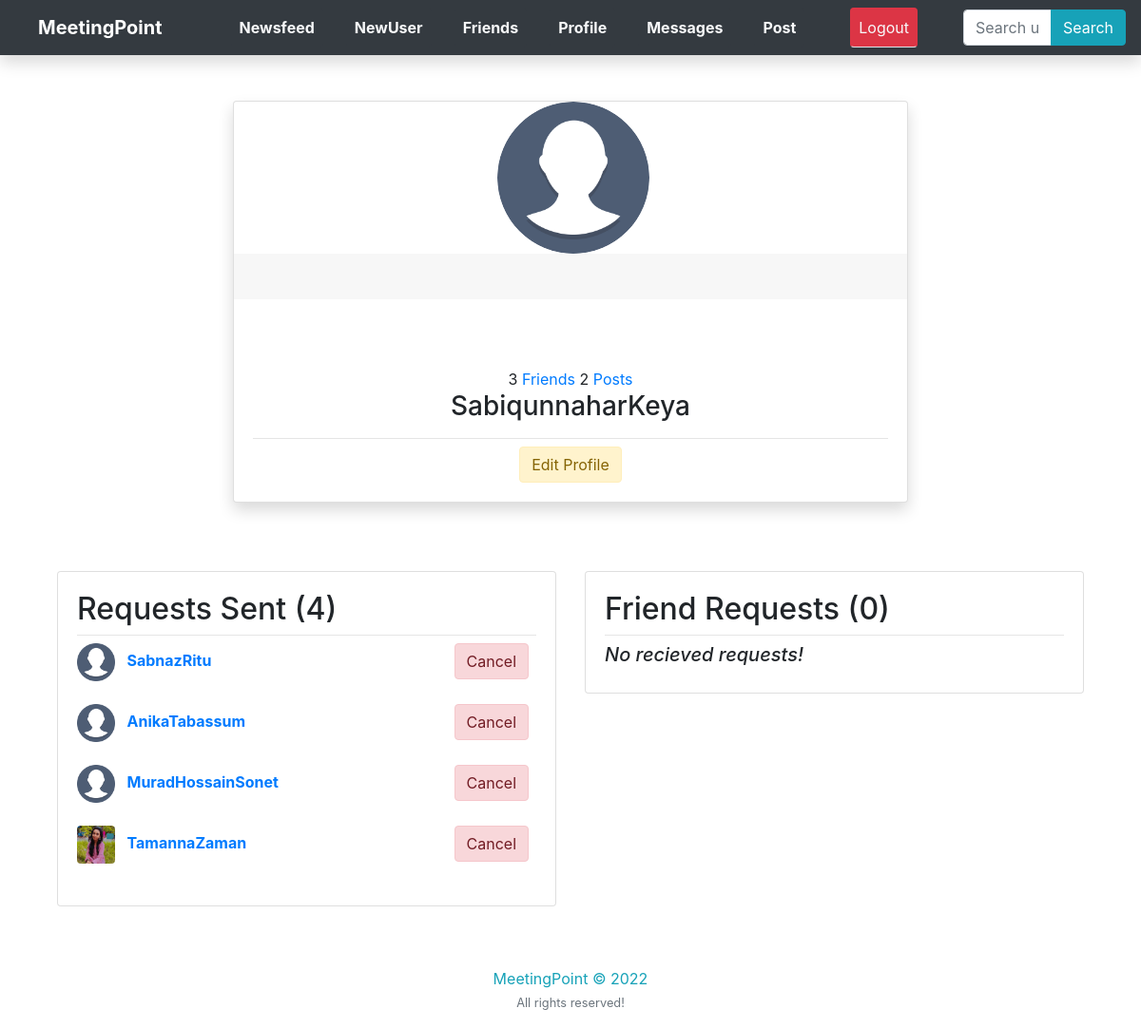
Screenshot of /my-profile/ (signed in) with the database file from the repository.
### newsfeed/models.py (models this page shows, shortened)
class Profile(models.Model):
    user = models.OneToOneField(User, on_delete=models.CASCADE)
    image = models.ImageField(default='profile_pics/default0.png', upload_to='profile_pics/')
    slug = AutoSlugField(populate_from='user')  # type: ignore
    bio = models.CharField(max_length=255, blank=True)
    friends = models.ManyToManyField("Profile", blank=True)
    def get_absolute_url(self):
        return "/users/{}".format(self.slug)

class FriendRequest(models.Model):
    to_user = models.ForeignKey(settings.AUTH_USER_MODEL, related_name='to_user', on_delete=models.CASCADE)
    from_user = models.ForeignKey(settings.AUTH_USER_MODEL, related_name='from_user', on_delete=models.CASCADE)
    timestamp = models.DateTimeField(auto_now_add=True)

### newsfeed/views.py (the view)
# urls.py: path('my-profile/', views.my_profile, name='my_profile'),
@login_required
def my_profile(request):
	p = request.user.profile
	you = p.user
	sent_friend_requests = FriendRequest.objects.filter(from_user=you)
	rec_friend_requests = FriendRequest.objects.filter(to_user=you)
	user_posts = Post.objects.filter(user_name=you)
	friends = p.friends.all()
	button_status = 'none'
	if p not in request.user.profile.friends.all():
		button_status = 'not_friend'
		if len(FriendRequest.objects.filter(
			from_user=request.user).filter(to_user=you)) == 1:
				button_status = 'friend_request_sent'
		if len(FriendRequest.objects.filter(
			from_user=p.user).filter(to_user=request.user)) == 1:
				button_status = 'friend_request_received'
	context = {
		'u': you,
		'button_status': button_status,
		'friends_list': friends,
		'sent_friend_requests': sent_friend_requests,
		'rec_friend_requests': rec_friend_requests,
		'post_count': user_posts.count
	}
	return render(request, "users/profile.html", context)

### newsfeed/templates/users/profile.html (shortened to what this page needs)
{% extends "feed/layout.html" %} {% load static %} {% block searchform %}
<form class="my-2 my-lg-0 ml-5 form-inline" action="{% url 'search_users' %}" method="get">
  <div class="input-group">
    <input class="form-control" name="q" type="text" placeholder="Search users.." />
    <div class="input-group-append">
      <button class="btn btn-info" type="submit">
        Search
      </button>
    </div>
  </div>
</form>
{% endblock searchform %} {% block content %}
<br /><br />
<div class="main-content">
  <div class="container mt-7">
    <div class="row">
      <div class="col-xl-8 m-auto order-xl-2 mb-5 mb-xl-0">
        <div class="card card-profile shadow">
          <div class="row justify-content-center">
            <div class="col-lg-3 order-lg-2">
              <div class="card-profile-image">
                <a href="{{ u.profile.image.url }}">
                  <img src="{{ u.profile.image.url }}" class="rounded-circle" width="160px" height="160px" />
                </a>
              </div>
            </div>
          </div>
          <div class="card-header text-center border-0 pt-8 pt-md-4 pb-0 pb-md-4"></div>
          <div class="card-body pt-0 pt-md-4">
            <div class="row">
              <div class="col">
                <div class="card-profile-stats d-flex justify-content-center mt-md-5">
                  <div>
                    <span class="heading">{{ u.profile.friends.count }}</span>
                    {% if request.user == u %}
                    <span class="description"><a href="{% url 'friend_list' %}">Friends</a></span>
                    {% else %}
                    <span class="description">Friends</span>
                    {% endif %}
                    <span class="heading">{{ post_count }}</span>
                    <span class="description"><a href="{% url 'user-posts' u.username %}">Posts</a></span>
                  </div>
                </div>
              </div>
            </div>
            <div class="text-center">
              <h3>{{ u }}</h3>
              <hr class="my-2" />
              {% if request.user == u %}
              <a class="btn alert-warning" href="{% url 'edit_profile' %}">Edit Profile</a>
              {% endif %}
            </div>
          </div>
        </div>
      </div>
    </div>
    <br />
    {% if request.user == u %}
    <div class="row">
      <div class="col-md-6">
        <div class="card card-signin my-5">
          <div class="card-body">
            <h2>Requests Sent ({{ sent_friend_requests.count }})</h2>
            <hr class="my-2" />
            {% if not sent_friend_requests %}
            <h5><i>No sent requests!</i></h5>
            {% else %} {% for s_request in sent_friend_requests %}
            <a href="{{ s_request.to_user.profile.get_absolute_url }}"><img
                src="{{ s_request.to_user.profile.image.url }}" class="rounded mr-2" width="40" height="40"
                alt="" /></a>
            <a href="{{ s_request.to_user.profile.get_absolute_url }}"><b>{{ s_request.to_user.username }}</b></a>
            <small class="float-right">
              <a class="btn alert-danger mr-2" href="{% url 'cancel_friend_request' s_request.to_user.id %}">Cancel</a>
            </small>
            <br /><br />
            {% endfor %} {% endif %}
          </div>
        </div>
      </div>
      <div class="col-md-6">
        <div class="card card-signin my-5">
          <div class="card-body">
            <h2>Friend Requests ({{ rec_friend_requests.count }})</h2>
            <hr class="my-2" />
            {% if not rec_friend_requests %}
            <h5><i>No recieved requests!</i></h5>
            {% endif %}
          </div>
        </div>
      </div>
    </div>
    {% endif %}
  </div>
</div>
{% endblock content %}

### rows the page displays
FriendRequest: to_user.profile.image (placeholder picture), to_user.username "SabnazRitu"
FriendRequest: to_user.profile.image (placeholder picture), to_user.username "AnikaTabassum"
FriendRequest: to_user.profile.image (placeholder picture), to_user.username "MuradHossainSonet"
FriendRequest: to_user.profile.image (picture), to_user.username "TamannaZaman"

### other values shown
{{ u.profile.friends.count }} "3"
{{ post_count }} "2"
{{ u }} "SabiqunnaharKeya"
{{ sent_friend_requests.count }} "4"
{{ rec_friend_requests.count }} "0"
